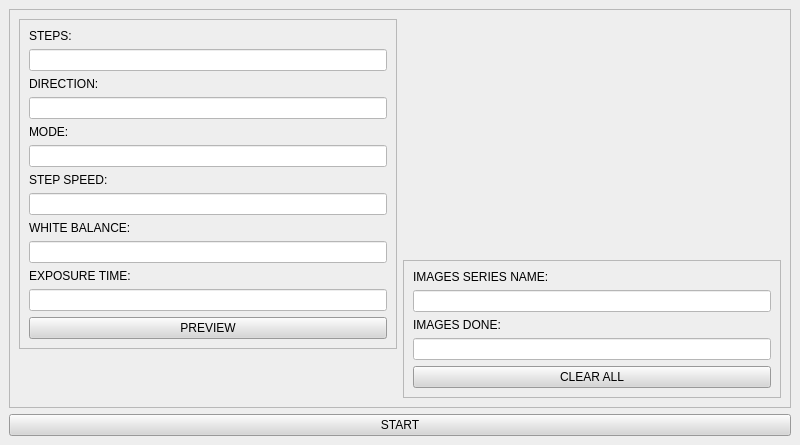
<?xml version="1.0" encoding="UTF-8"?>
<ui version="4.0">
 <class>MainWindow</class>
 <widget class="QMainWindow" name="MainWindow">
  <property name="geometry">
   <rect>
    <x>0</x>
    <y>0</y>
    <width>800</width>
    <height>445</height>
   </rect>
  </property>
  <property name="font">
   <font>
    <pointsize>10</pointsize>
   </font>
  </property>
  <property name="windowTitle">
   <string>MainWindow</string>
  </property>
  <property name="styleSheet">
   <string notr="true">background-color: rgb(238, 238, 238);</string>
  </property>
  <widget class="QWidget" name="centralwidget">
   <layout class="QVBoxLayout" name="verticalLayout">
    <item>
     <widget class="QFrame" name="frame">
      <property name="frameShape">
       <enum>QFrame::StyledPanel</enum>
      </property>
      <property name="frameShadow">
       <enum>QFrame::Raised</enum>
      </property>
      <layout class="QHBoxLayout" name="horizontalLayout">
       <item alignment="Qt::AlignTop">
        <widget class="QFrame" name="frame_2">
         <property name="frameShape">
          <enum>QFrame::StyledPanel</enum>
         </property>
         <property name="frameShadow">
          <enum>QFrame::Raised</enum>
         </property>
         <layout class="QVBoxLayout" name="verticalLayout_2">
          <item>
           <widget class="QLabel" name="label">
            <property name="text">
             <string>STEPS:</string>
            </property>
           </widget>
          </item>
          <item>
           <widget class="QLineEdit" name="steps_edit">
            <property name="styleSheet">
             <string notr="true">background-color: rgb(255, 255, 255);</string>
            </property>
           </widget>
          </item>
          <item>
           <widget class="QLabel" name="label_4">
            <property name="text">
             <string>DIRECTION:</string>
            </property>
           </widget>
          </item>
          <item>
           <widget class="QLineEdit" name="direction_edit">
            <property name="styleSheet">
             <string notr="true">background-color: rgb(255, 255, 255);</string>
            </property>
           </widget>
          </item>
          <item>
           <widget class="QLabel" name="label_5">
            <property name="text">
             <string>MODE:</string>
            </property>
           </widget>
          </item>
          <item>
           <widget class="QLineEdit" name="mode_edit">
            <property name="styleSheet">
             <string notr="true">background-color: rgb(255, 255, 255);</string>
            </property>
           </widget>
          </item>
          <item>
           <widget class="QLabel" name="label_6">
            <property name="text">
             <string>STEP SPEED:</string>
            </property>
           </widget>
          </item>
          <item>
           <widget class="QLineEdit" name="step_speed_edit">
            <property name="styleSheet">
             <string notr="true">background-color: rgb(255, 255, 255);</string>
            </property>
           </widget>
          </item>
          <item>
           <widget class="QLabel" name="label_7">
            <property name="text">
             <string>WHITE BALANCE:</string>
            </property>
           </widget>
          </item>
          <item>
           <widget class="QLineEdit" name="white_balance_edit">
            <property name="styleSheet">
             <string notr="true">background-color: rgb(255, 255, 255);</string>
            </property>
           </widget>
          </item>
          <item>
           <widget class="QLabel" name="label_8">
            <property name="text">
             <string>EXPOSURE TIME:</string>
            </property>
           </widget>
          </item>
          <item>
           <widget class="QLineEdit" name="exposure_time_edit">
            <property name="styleSheet">
             <string notr="true">background-color: rgb(255, 255, 255);</string>
            </property>
           </widget>
          </item>
          <item>
           <widget class="QPushButton" name="preview_btn">
            <property name="styleSheet">
             <string notr="true">background-color: rgb(214, 214, 214);</string>
            </property>
            <property name="text">
             <string>PREVIEW</string>
            </property>
           </widget>
          </item>
         </layout>
        </widget>
       </item>
       <item alignment="Qt::AlignBottom">
        <widget class="QFrame" name="frame_3">
         <property name="frameShape">
          <enum>QFrame::StyledPanel</enum>
         </property>
         <property name="frameShadow">
          <enum>QFrame::Raised</enum>
         </property>
         <layout class="QVBoxLayout" name="verticalLayout_3">
          <item>
           <widget class="QLabel" name="label_2">
            <property name="text">
             <string>IMAGES SERIES NAME:</string>
            </property>
           </widget>
          </item>
          <item>
           <widget class="QLineEdit" name="images_series_name_edit">
            <property name="styleSheet">
             <string notr="true">background-color: rgb(255, 255, 255);</string>
            </property>
           </widget>
          </item>
          <item>
           <widget class="QLabel" name="label_3">
            <property name="text">
             <string>IMAGES DONE:</string>
            </property>
           </widget>
          </item>
          <item>
           <widget class="QLineEdit" name="images_done_edit">
            <property name="styleSheet">
             <string notr="true">background-color: rgb(255, 255, 255);</string>
            </property>
           </widget>
          </item>
          <item>
           <widget class="QPushButton" name="clear_all_btn">
            <property name="styleSheet">
             <string notr="true">background-color: rgb(214, 214, 214);</string>
            </property>
            <property name="text">
             <string>CLEAR ALL</string>
            </property>
           </widget>
          </item>
         </layout>
        </widget>
       </item>
      </layout>
     </widget>
    </item>
    <item>
     <widget class="QPushButton" name="start_btn">
      <property name="styleSheet">
       <string notr="true">background-color: rgb(214, 214, 214);</string>
      </property>
      <property name="text">
       <string>START</string>
      </property>
     </widget>
    </item>
   </layout>
  </widget>
 </widget>
 <resources/>
 <connections/>
</ui>
